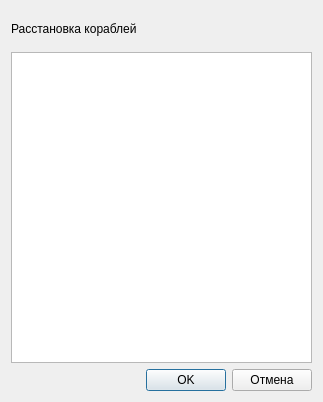
<?xml version="1.0" encoding="UTF-8"?>
<ui version="4.0">
 <class>ShipSettle</class>
 <widget class="QDialog" name="ShipSettle">
  <property name="windowModality">
   <enum>Qt::ApplicationModal</enum>
  </property>
  <property name="geometry">
   <rect>
    <x>0</x>
    <y>0</y>
    <width>321</width>
    <height>402</height>
   </rect>
  </property>
  <property name="windowTitle">
   <string>Расстановка кораблей</string>
  </property>
  <property name="styleSheet">
   <string notr="true">QGraphicsView {
    background-image: url(&quot;:images/water.jpg&quot;);
    background-position: top right;
    background-origin: content;
    background-repeat: repeat-xy ;
}</string>
  </property>
  <layout class="QGridLayout" name="gridLayout_2">
   <item row="0" column="0">
    <layout class="QGridLayout" name="gridLayout">
     <item row="0" column="0" colspan="2">
      <widget class="QLabel" name="label">
       <property name="text">
        <string>Расстановка кораблей</string>
       </property>
      </widget>
     </item>
     <item row="1" column="0" colspan="3">
      <widget class="QGraphicsView" name="scene">
       <property name="minimumSize">
        <size>
         <width>301</width>
         <height>311</height>
        </size>
       </property>
       <property name="maximumSize">
        <size>
         <width>301</width>
         <height>311</height>
        </size>
       </property>
       <property name="styleSheet">
        <string notr="true">QGraphicsView
{
background: url(:/images/settle.png)
}</string>
       </property>
       <property name="verticalScrollBarPolicy">
        <enum>Qt::ScrollBarAlwaysOff</enum>
       </property>
       <property name="horizontalScrollBarPolicy">
        <enum>Qt::ScrollBarAlwaysOff</enum>
       </property>
       <property name="backgroundBrush">
        <brush brushstyle="NoBrush">
         <color alpha="255">
          <red>0</red>
          <green>0</green>
          <blue>0</blue>
         </color>
        </brush>
       </property>
      </widget>
     </item>
     <item row="2" column="0">
      <spacer name="horizontalSpacer">
       <property name="orientation">
        <enum>Qt::Horizontal</enum>
       </property>
       <property name="sizeHint" stdset="0">
        <size>
         <width>40</width>
         <height>20</height>
        </size>
       </property>
      </spacer>
     </item>
     <item row="2" column="1">
      <widget class="QPushButton" name="btnOk">
       <property name="text">
        <string>OK</string>
       </property>
       <property name="icon">
        <iconset resource="resources.qrc">
         <normaloff>:/images/accept.png</normaloff>:/images/accept.png</iconset>
       </property>
      </widget>
     </item>
     <item row="2" column="2">
      <widget class="QPushButton" name="btnCancel">
       <property name="text">
        <string>Отмена</string>
       </property>
       <property name="icon">
        <iconset resource="resources.qrc">
         <normaloff>:/images/close.png</normaloff>:/images/close.png</iconset>
       </property>
      </widget>
     </item>
    </layout>
   </item>
  </layout>
 </widget>
 <resources>
  <include location="resources.qrc"/>
 </resources>
 <connections/>
</ui>
